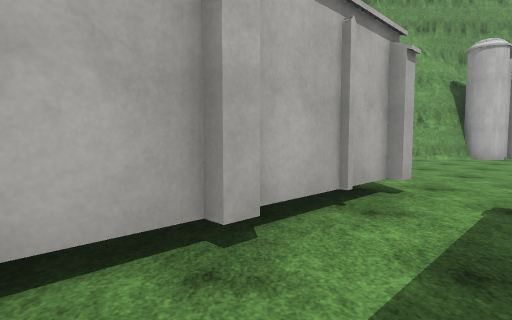
view 1 (above)

24 first-person views from a walk through a Unity game level. The camera is 1.3 m above the floor, tilts 4° down and sees 80° across. The floor is counted in squares, 2 m on a side. Each view is taken from the middle of a square. On the plan, view 1 faces up. The plan holds only what a view shows up to about 10 squares ahead; the rest is blank. The place goes on beyond the plan. The player character is not drawn. Surface patterns are stand-ins for the level's own textures.

view 2
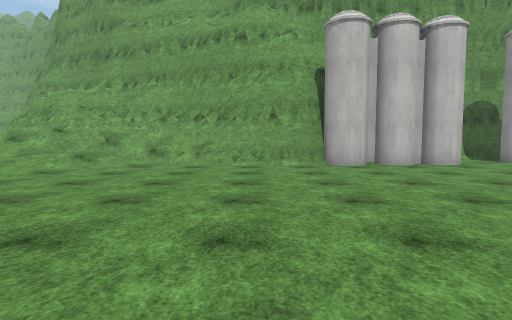

view 3
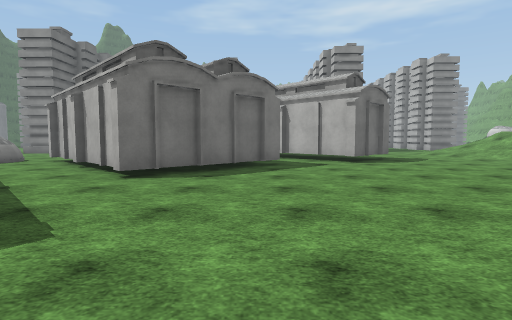

view 4
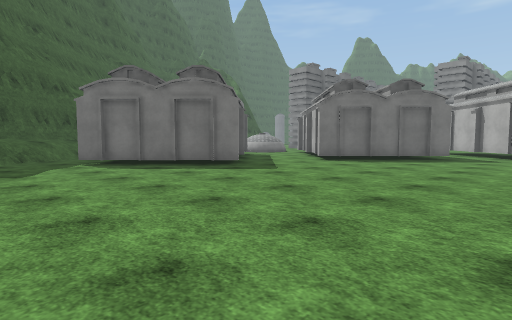

view 5
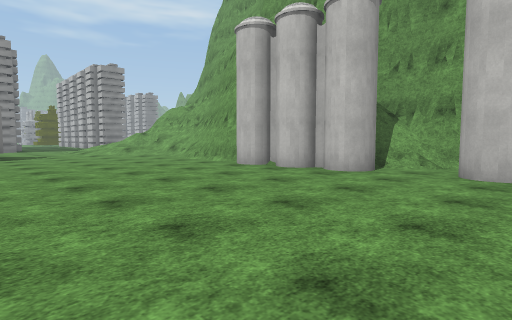

view 6
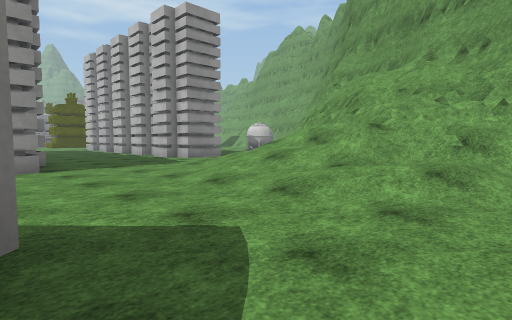

view 7
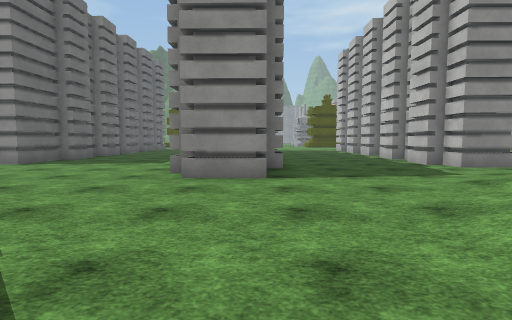

view 8
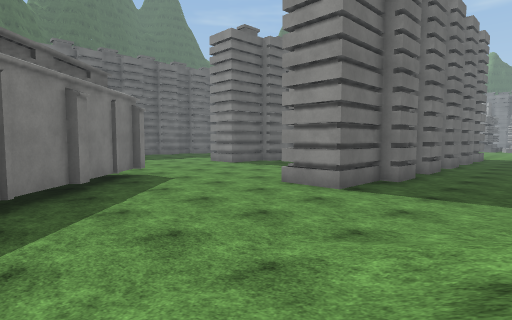

view 9
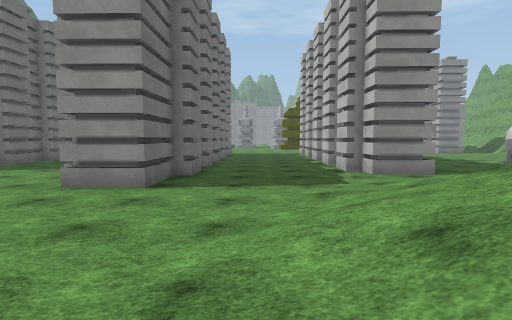

view 10
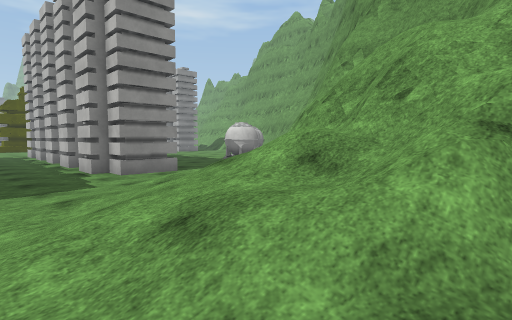

view 11
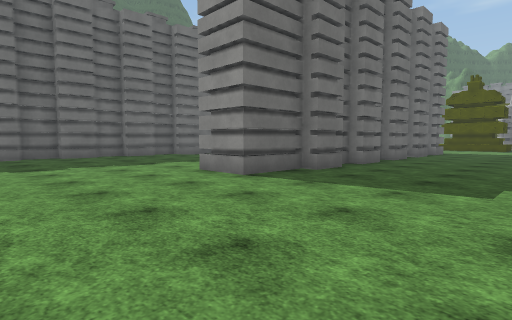

view 12
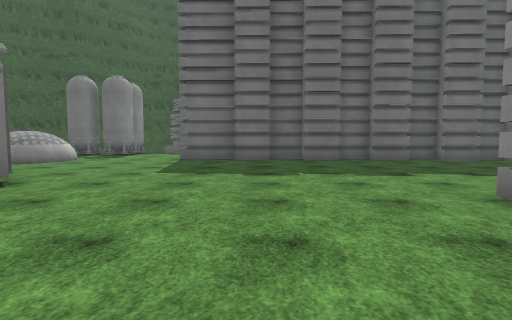

view 13
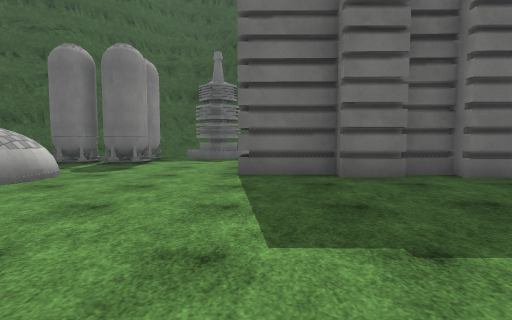

view 14
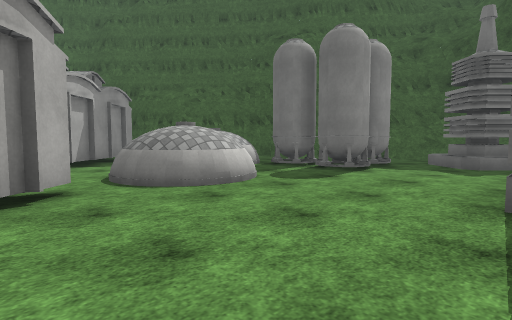

view 15
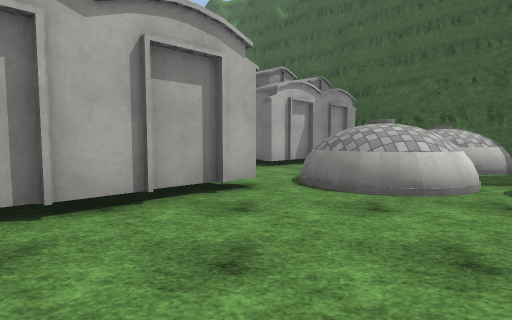

view 16
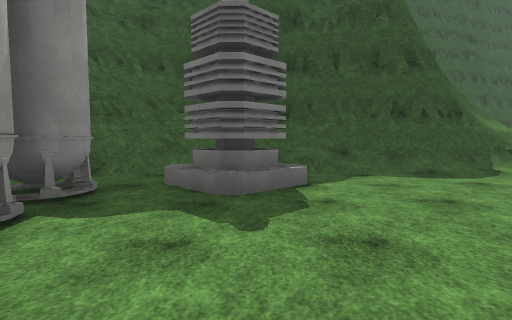

view 17
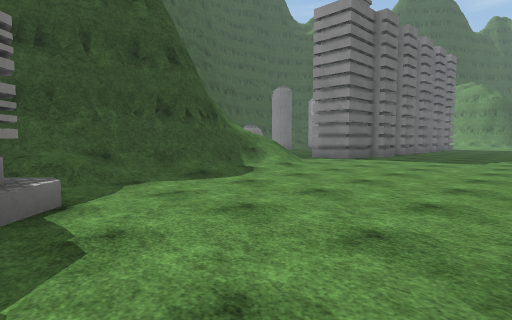

view 18
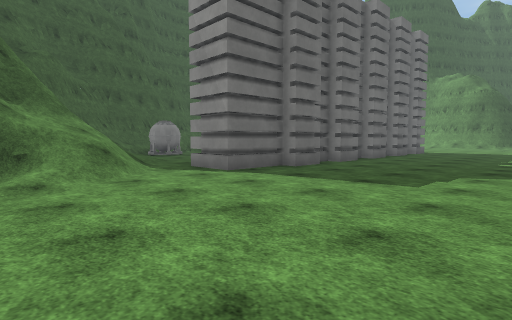

view 19
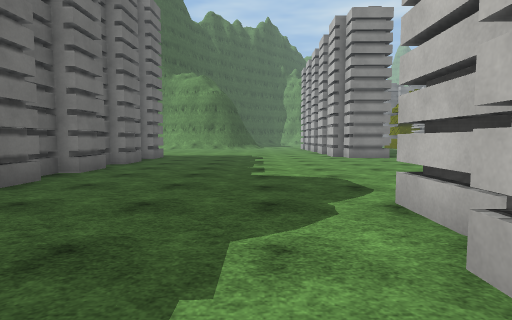

view 20
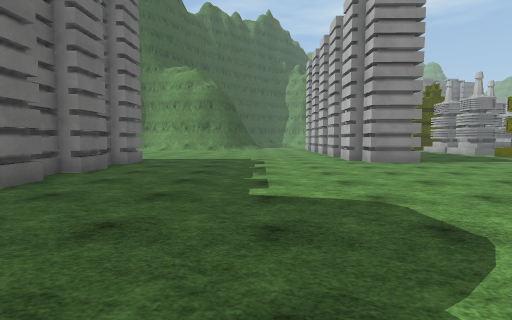

view 21
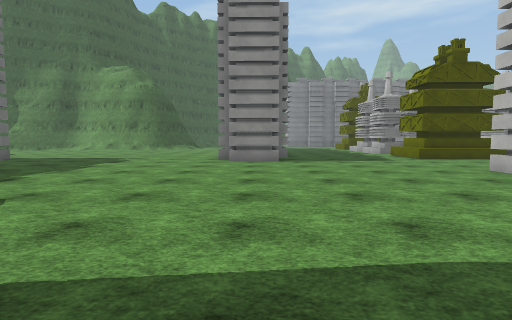

view 22
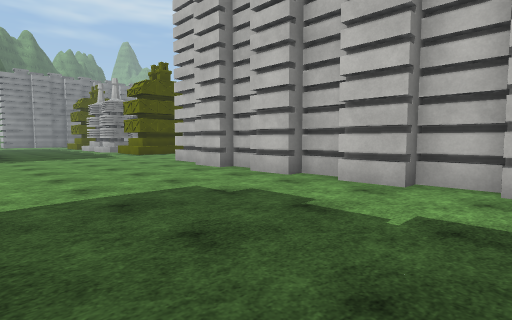

view 23
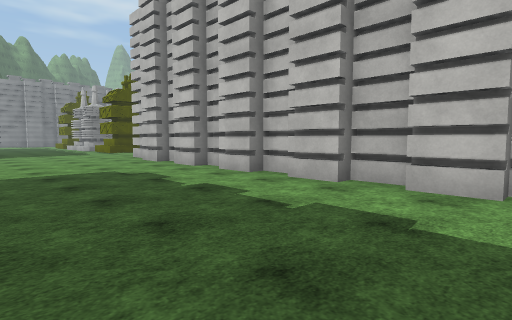

view 24
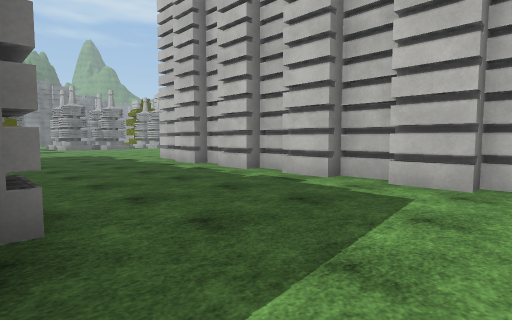

### Floor plan
Key: @ floor where view 1 was taken; # wall or solid block; . floor; / step, stairs or slope; = window, fence, low wall or low ledge; B building; O other object.
Columns run from 23 left of view 1 to 13 right of it. Each row starts with its distance up from view 1.
 13                    ##  ##
 12                 #   #######      ####
 11            ######.   /#=####     #..O
 10            ....B../////==//#####OO.OO
  9            ........///////....O......
  8            ........./////............
  7            ..........................
  6             ######B..................
  5        B##########B....#.............
  4       .................##............
  3      .................###............
  2 O    ...............####.............
  1 O.      ............###..##..........
  0 O..     #######B.....  @  ##.........
 -1 O...###########B......    ###........
 -2 ............B.B.......#   ##...#....
 -3 ......................## ##... ##...
 -4 .......................###..    ##..
 -5 ........................#...#    #..
 -6  B......................OO..##   ../
 -7 #B.......  B#B#B#B#.....OO  .#   ///
 -8 .........B#       ###...O         ##
 -9 ...........B... . . ......OO
-10 .......................OOOO   #
-11 ........................OO  ###
-12 .....................O.OO
-13 .....................OO.
-14  ###########B.//.////.. ##
-15  B          B///####==###
-16             .///#  ### #
-17            .///##
-18            ./ ##

Where each view was taken, in squares from view 1:
view 1: 0 up, 0 right, facing up
view 2: 2 up, 5 right, facing up
view 3: 1 up, 10 right, facing left
view 4: 4 up, 13 right, facing down-left
view 5: 4 up, 13 right, facing up-left
view 6: 5 up, 2 right, facing up-left
view 7: 6 up, 0 right, facing left
view 8: 9 up, 0 right, facing down-left
view 9: 8 up, 0 right, facing left
view 10: 8 up, 0 right, facing up-left
view 11: 4 up, 4 left, facing down-left
view 12: 2 up, 5 left, facing down
view 13: 2 down, 3 left, facing down
view 14: 4 down, 3 left, facing down-right
view 15: 5 down, 3 left, facing right
view 16: 8 down, 2 left, facing down
view 17: 9 down, 2 left, facing down-left
view 18: 9 down, 7 left, facing down-left
view 19: 10 down, 11 left, facing left
view 20: 10 down, 13 left, facing left
view 21: 6 down, 13 left, facing left
view 22: 6 down, 11 left, facing up-left
view 23: 6 down, 8 left, facing up-left
view 24: 0 up, 7 left, facing up-left
